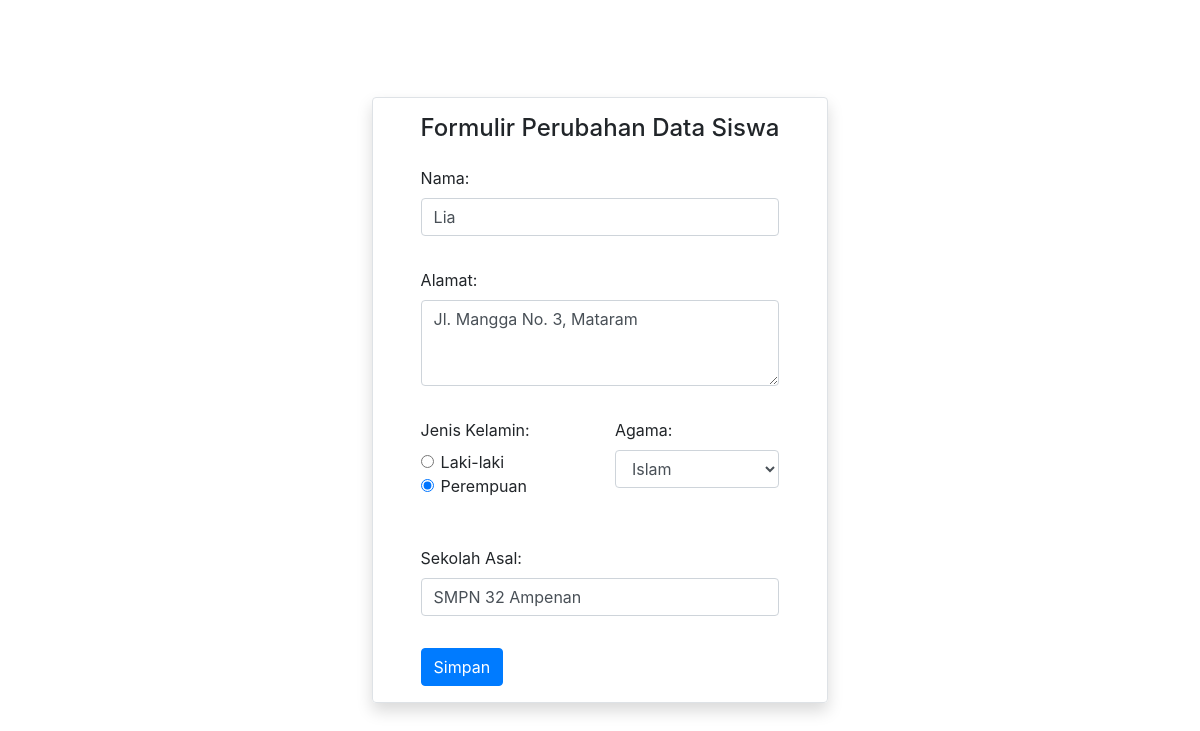
The app's page /form-edit.php?id=1 with its own data.
### tables this page shows
CREATE TABLE `calon_siswa` (
  `id` int(11) NOT NULL,
  `nama` varchar(64) NOT NULL,
  `alamat` varchar(255) NOT NULL,
  `jenis_kelamin` varchar(16) NOT NULL,
  `agama` varchar(16) NOT NULL,
  `sekolah_asal` varchar(64) NOT NULL
);

### form-edit.php (the view, shortened to what this page needs)
<?php
include("config.php");
$id = $_GET['id'];
$sql = "SELECT * FROM calon_siswa WHERE id = $id";
$query = mysqli_query($db, $sql);
$siswa = mysqli_fetch_assoc($query);
?>
<!DOCTYPE html>
<html lang="en">
<head>
    <link href="../bootstrap/css/bootstrap.min.css" rel="stylesheet">
</head>
<body class="d-flex align-items-center p-4">
    <main class="form-daftar m-auto border rounded shadow px-5 py-2">
        <p class="h4 py-2">Formulir Perubahan Data Siswa</p>
        <form action="proses-edit.php" method="POST">
            <div class="form-group py-2">
                <label for="nama" class="form-label">Nama:</label>
                <input type="text" class="form-control" name="nama" placeholder="Nama Lengkap" value="<?php echo $siswa['nama'] ?>" required>
            </div>
            <div class="form-group py-2">
                <label for="alamat" class="form-label">Alamat:</label>
                <textarea class="form-control" name="alamat" rows="3" required><?php echo $siswa['alamat'] ?></textarea>
            </div>
            <div class="form-group row py-2">
                <div class="form-group col-6">
                    <label for="jenis_kelamin" class="form-label">Jenis Kelamin:</label>
                    <?php $jk = $siswa['jenis_kelamin']; ?>
                    <div class="form-check">
                        <input class="form-check-input" type="radio" name="jenis_kelamin" value="Laki-laki" <?php echo ($jk == 'Laki-laki')? "checked" : "" ?>>
                        <label class="form-check-label" for="jenis_kelamin">Laki-laki</label>
                    </div>
                    <div class="form-check">
                        <input class="form-check-input" type="radio" name="jenis_kelamin" value="Perempuan" <?php echo ($jk == 'Perempuan')? "checked" : "" ?>>
                        <label class="form-check-label" for="jenis_kelamin">Perempuan</label>
                    </div>
                </div>
                <div class="form-group col-6">
                    <label for="agama" class="form-label">Agama:</label>
                    <?php $agama = $siswa['agama'] ?>
                    <select name="agama" class="form-control">
                        <option value="Islam" <?php echo($agama == 'Islam')? "selected" : "" ?>>Islam</option>
                    </select>
                </div>
            </div>
            <div class="form-group py-2">
                <label for="sekolah_asal" class="form-label">Sekolah Asal:</label>
                <input type="text" name="sekolah_asal" class="form-control" placeholder="Nama Sekolah" value="<?php echo $siswa['sekolah_asal'] ?>" required>
            </div>
            <div class="py-2">
            <input type="submit" class="btn btn-primary" value="Simpan" name="simpan">
            </div>
        </form>
    </main>
</body>
</html>
</html>

### form-edit.php (style rules this page uses)
html, body { height: 100%; }

### records on screen
calon_siswa: nama "Lia", alamat "Jl. Mangga No. 3, Mataram", jenis_kelamin "☑", agama "Islam", sekolah_asal "SMPN 32 Ampenan"
